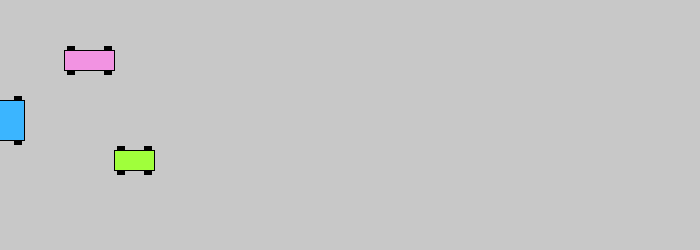
Frame 1 (no input)
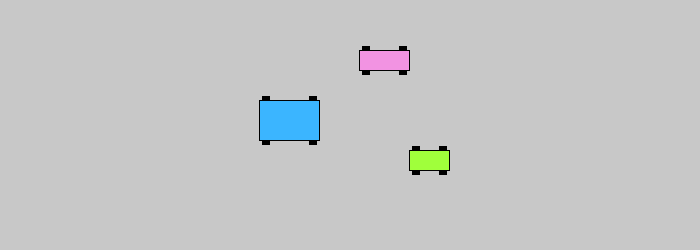
Frame 60 (the mouse pressed at the canvas centre just before this capture)
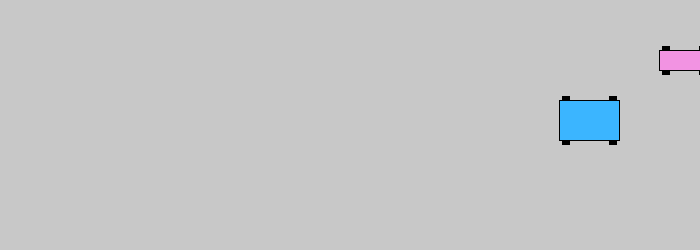
Frame 120 (the mouse held since frame 60 and released just before this capture)

The Processing sketch that drew these frames (run headless with seeded random() and noise(); from frame 60 on, the mouse is pressed at the canvas centre):

// Processing sketch: processing_41256
// ── processing_41256.pde

float x_position=random(width);
float x_speed=5;
float y_position=50;


void setup() {
  size(700, 250);
}

void draw() {
  background(200);
  stroke(255, 200, 0);
  strokeWeight(3);

  fill(242, 147, 226);
  stroke(0);
  strokeWeight(1);
  car(x_position, y_position, 50, 20);
  fill(59, 181, 255);
  car(x_position-100, y_position+50, 60, 40);
  fill(160, 255, 59);
  car(x_position+50, y_position+100, 40, 20);

  move();

  //bounce
  bounce();

  //display
  display(x_position);

  speed(x_speed);
}


void move() {
  x_position += x_speed;
}

void speed(float x) {
  if (y_position>=100) {
    x_speed = 10;
  }
}

void bounce() {
  if ((x_position > width) || (x_position < 0)) {
    x_speed = x_speed * -1;
  }
}

void display(float x) {
}

void car(float x, float y, float x_size, float y_size) {
  rect(x, y, x_size, y_size);
  fill(0);
  rect(x+3, y-4, 7, 4);
  rect(x+3, y+y_size, 7, 4);
  rect(x+x_size-10, y-4, 7, 4);
  rect(x+x_size-10, y+y_size, 7, 4);
} 

                
                
